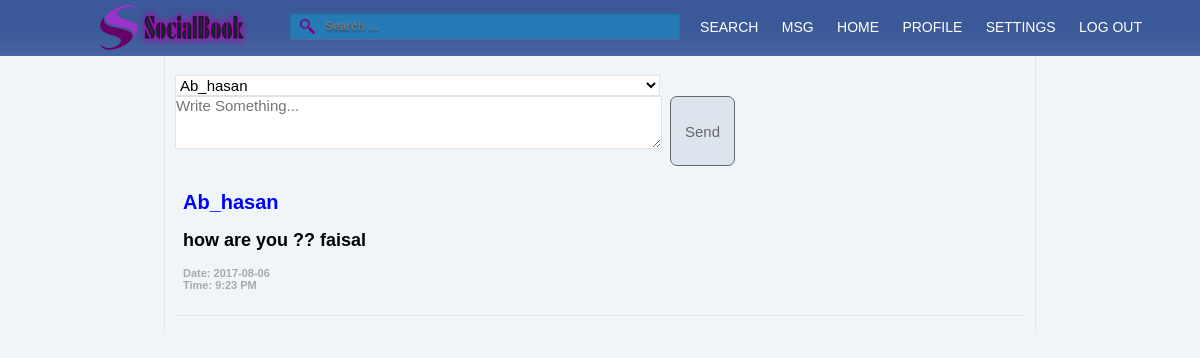
Page /messege.php (signed in) on the committed database.
### tables this page shows
CREATE TABLE `messege` (
  `id` int(11) NOT NULL,
  `send_to` varchar(50) DEFAULT NULL,
  `send_from` varchar(50) DEFAULT NULL,
  `msg` text,
  `send_date` date DEFAULT NULL,
  `m_time` time DEFAULT NULL
);

### messege.php (the view, shortened to what this page needs)
<?php
include ("./inc/header.inc.php");
?>
<div class="messege" style=" width: 560px; height: 80px; float: top;margin-top: 5px;">
	<form action="#" method="post">
            <?php
                 $sql="SELECT username FROM users where username<>'$username'";
				 $result=mysqli_query($conn,$sql);
                 $option = '';
                 while($row = mysqli_fetch_assoc($result))
                 {
                   $option .= '<option value = "'.$row['username'].'">'.$row['username'].'</option>';
                 }
                ?>
           <select id="post" name="send_to" rows="1" cols="79" placeholder="Send To...">
           <?php echo $option; ?>
           </select>
		<textarea id="post" name="messege" rows="3" cols="79" placeholder="Write Something..."></textarea>
		<input type="submit" name="sendmsg" value="Send" style="background-color: #DCE5EE; float: right; border: 1px solid #666; color:#666;height:70px; width: 65px;margin-top: 0px;" />
	</form>
</div>
<br/>
<br/>
<?php
	$sql = "SELECT * FROM messege order by id DESC";
   	$result=mysqli_query($conn,$sql);
	while($row=mysqli_fetch_assoc($result)){
		$send_to = $row['send_to'];
		$send_from = $row['send_from'];
		$messege = $row['msg'];
		$dt = $row['send_date'];
        $tm=$row['m_time'];
		$tm2=date("g:i A", strtotime($tm));
		if($username==$send_from){
			echo "<div class='msge' style='font-weight: 800; color: #000; border-bottom: 1px solid #E2E2E2;'><h4> ME -> $send_to </h4><h1>$messege</h1> <h3>Date: $dt </br> Time: $tm2 <h3/></div><br />";
		}
		else if($username==$send_to){
			echo "<div class='msge' style='font-weight: 800; color: #000; border-bottom: 1px solid #E2E2E2;'><h4>$send_from</h4><h1>$messege</h1> <h3>Date: $dt </br> Time: $tm2 <h3/></div><br />";
		}
	}
?>

### style/style.css (style rules this page uses)
* { margin:0px; padding: 0px; font-family: Arial, Helvetica , Sans-serif; font-size: 12px; background-color: #eff5f9; }
input[type="submit"] { background-color: #006FC4; border: 1px solid #00508D; font-size: 15px; color: #FFFFFF; padding: 5px; margin-bottom: 3px; margin-top: 3px; border-radius: 7px; }
#post { width: 485px; margin-left: 0px; background-color: #FFFFFF; border: 1px solid #E2E2E2; font-size: 15px; outline: none; }
h1 { font-family: Arial, Helvetica, Sans-serif; font-size: 18px; padding: 8px; color: black; }
h3 { font-family: Arial, Helvetica, Sans-serif; font-size: 11px; padding: 8px; color: #A9A9A9; }
h4 { font-family: Arial, Helvetica, Sans-serif; font-size: 20px; padding: 8px; color: blue; }

### rows in the picture
messege: send_from "Ab_hasan", msg "how are you ?? faisal", send_date "2017-08-06", m_time "9:23 PM"

### other values in the picture
form field send_to "Ab_hasan"
